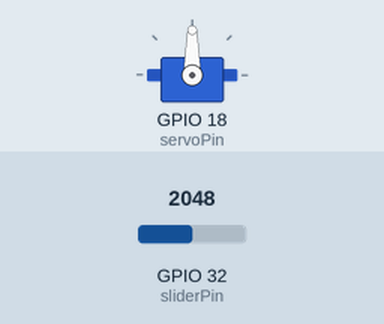
A sketch run on a simulated ESP32. On the bench: servo. The inputs (shaded band) are chosen by the test bench; at power-on: GPIO 32 (sliderPin) = 2048.

Above: at 1.2 s.
1.3 s: GPIO 32 (sliderPin) set to 2866
At 1.8 s:
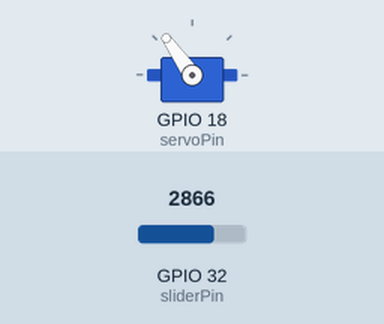
2.8 s: GPIO 32 (sliderPin) set to 3603
At 4.0 s:
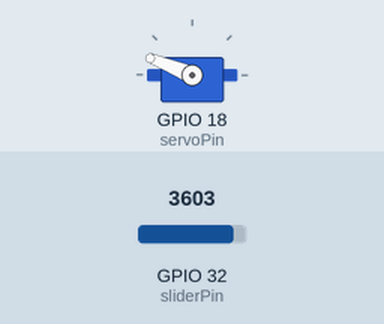
4.3 s: GPIO 32 (sliderPin) set to 4095
At 5.3 s:
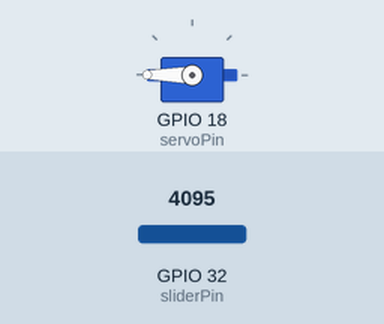
5.8 s: GPIO 32 (sliderPin) set to 1228
At 6.4 s:
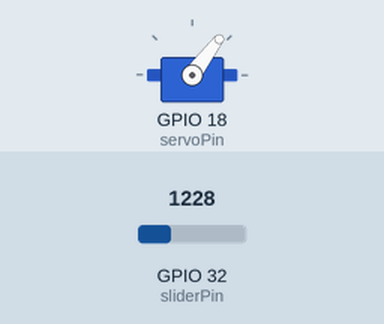
7.3 s: GPIO 32 (sliderPin) set to 491
At 8.7 s:
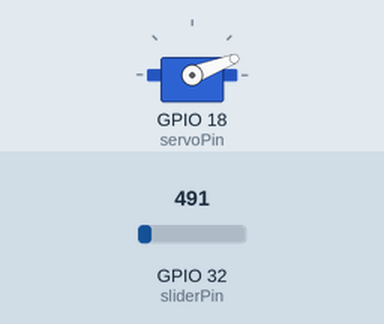
Timing chart, 0 to 9.8 s (numbered marks = the images above; inputs shaded):
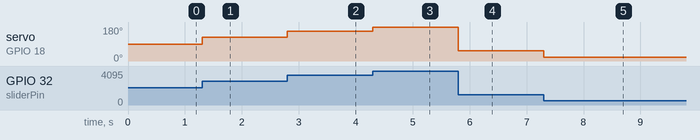

The sketch:

sketch.ino
```cpp
#include <ESP32Servo.h>
Servo servo1;
int servoPin = 18;
int sliderPin = 32;
int angle = 0;
void setup() {
servo1.attach(servoPin);
Serial.begin(115200);
pinMode(sliderPin, INPUT);

}

void loop() {
  int slider = analogRead(sliderPin);

  angle = map(slider, 0, 4095, 0, 180);

  servo1.write(angle);

}
```

Measured:
- after the input at 1.3 s, servo on GPIO 18 (servoPin): 90° → 125° at once
- after the input at 2.8 s, servo on GPIO 18 (servoPin): 125° → 158° at once
- after the input at 4.3 s, servo on GPIO 18 (servoPin): 158° → 180° at once
- after the input at 5.8 s, servo on GPIO 18 (servoPin): 180° → 53° at once
- after the input at 7.3 s, servo on GPIO 18 (servoPin): 53° → 21° at once
